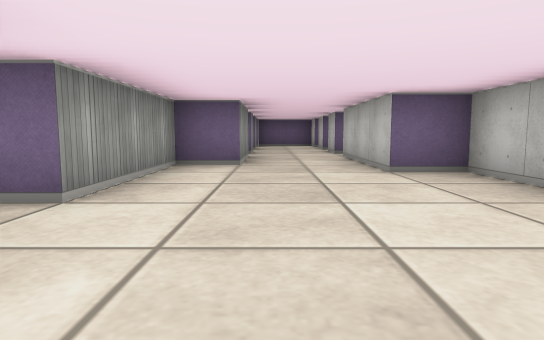
[1] (above)

24 first-person views from a walk through a cub3D ray-caster map. The camera is about half as high as the walls, tilts 6° down and sees 75° across. The floor is counted in squares. Each view is taken from the middle of a square. On the plan, view 1 faces up. The plan holds only what a view shows up to about 9 squares ahead; the rest is blank.

[2]
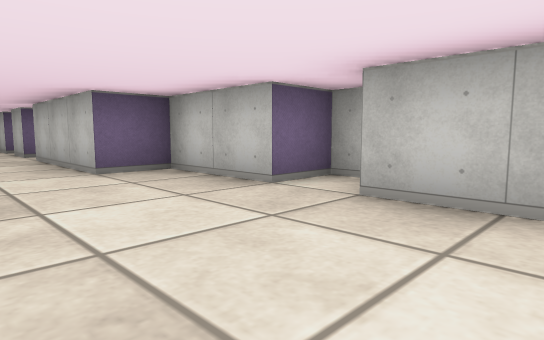

[3]
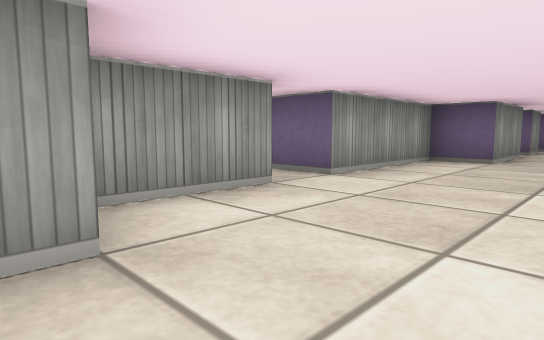

[4]
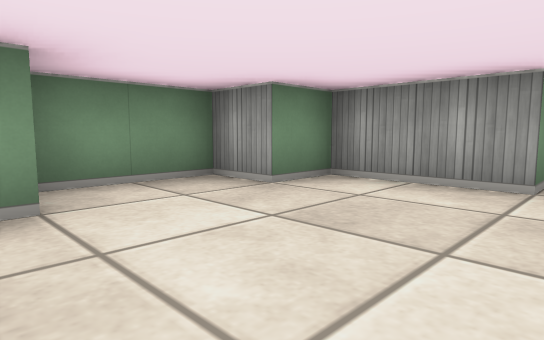

[5]
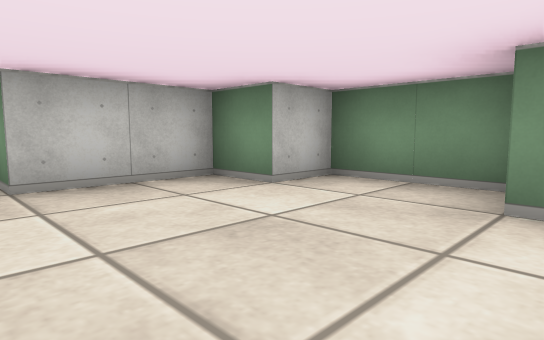

[6]
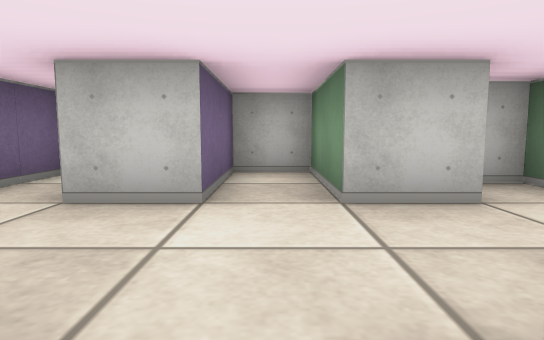

[7]
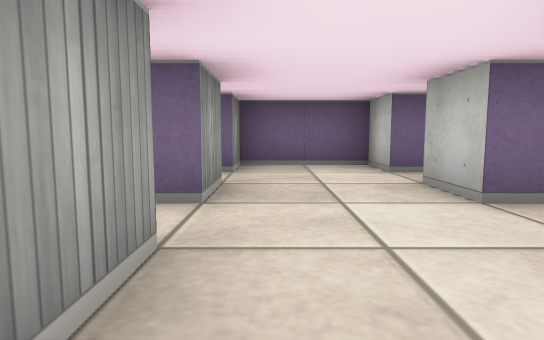

[8]
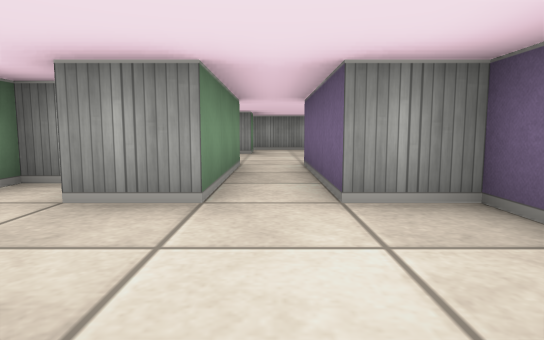

[9]
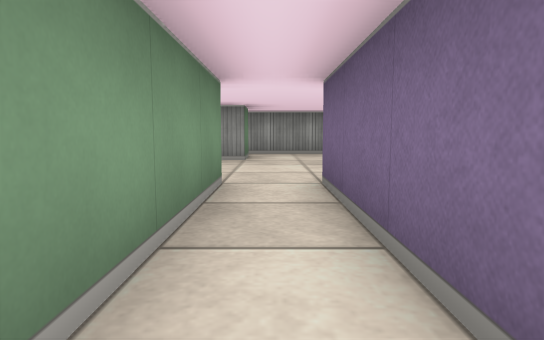

[10]
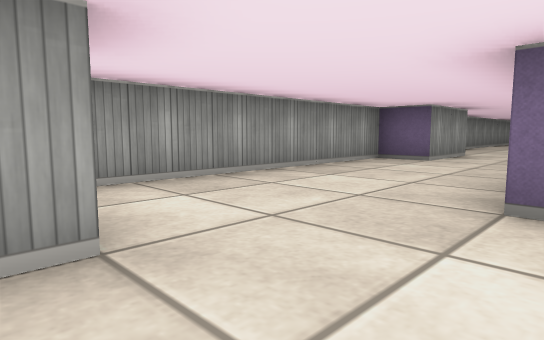

[11]
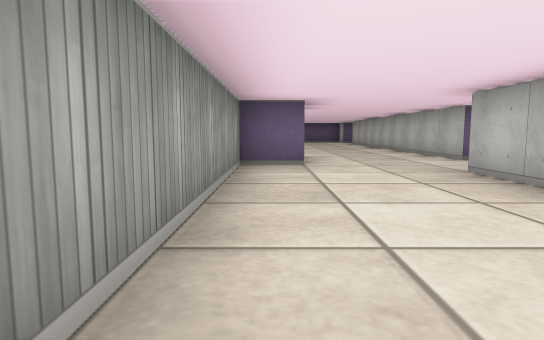

[12]
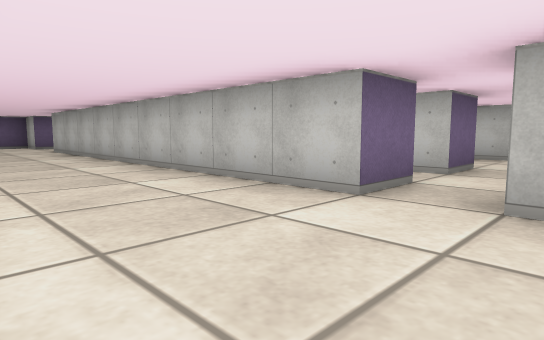

[13]
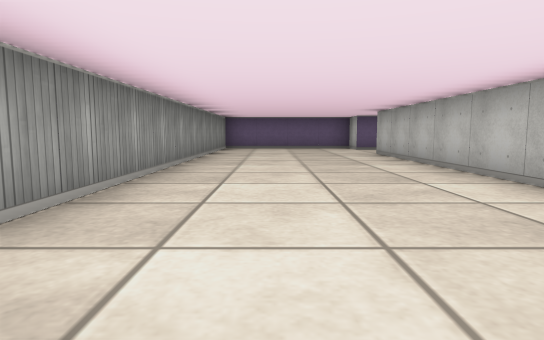

[14]
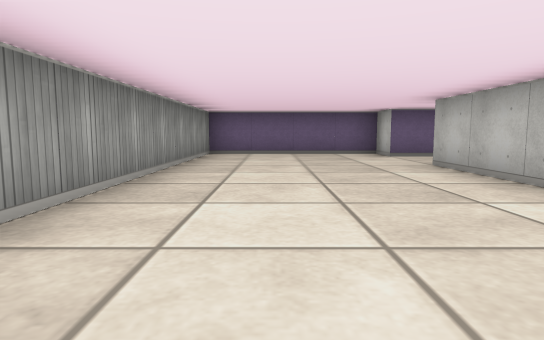

[15]
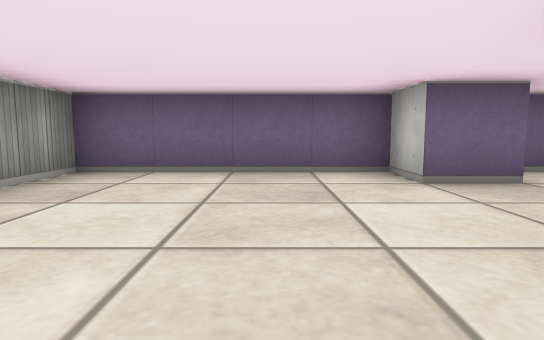

[16]
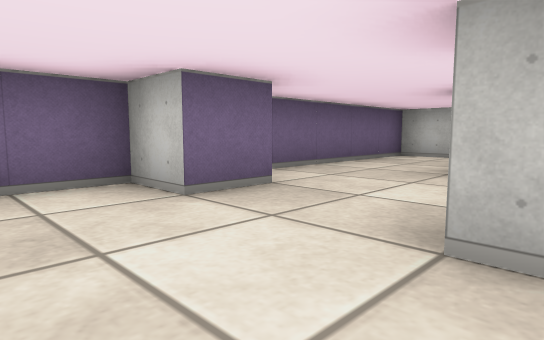

[17]
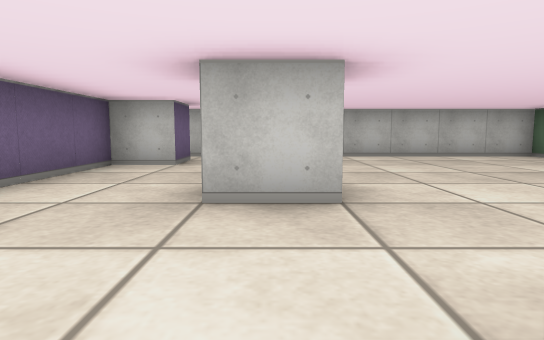

[18]
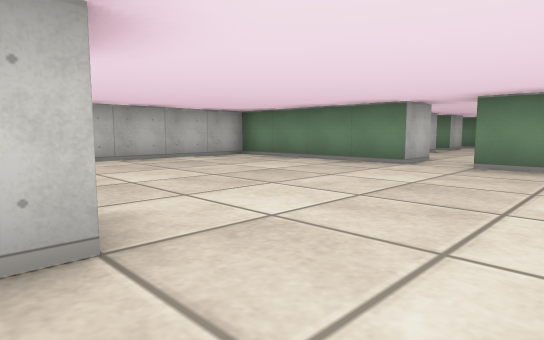

[19]
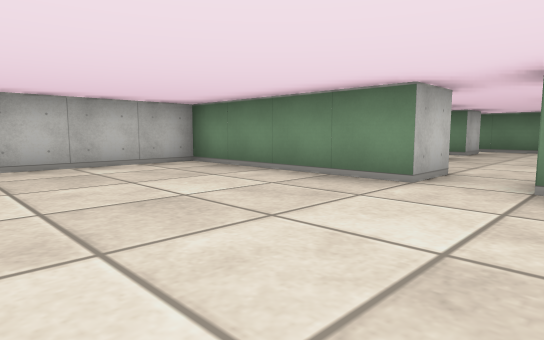

[20]
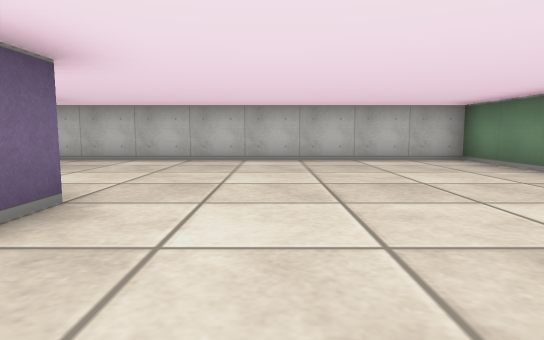

[21]
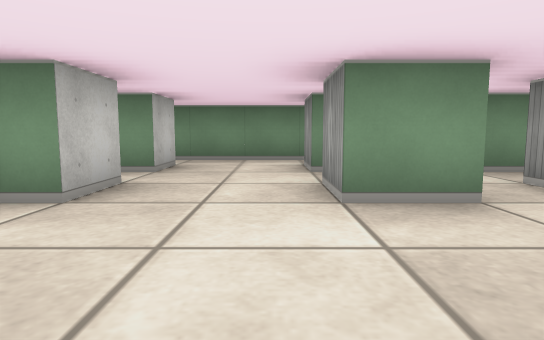

[22]
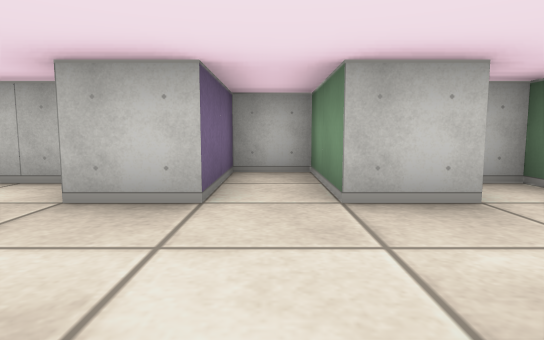

[23]
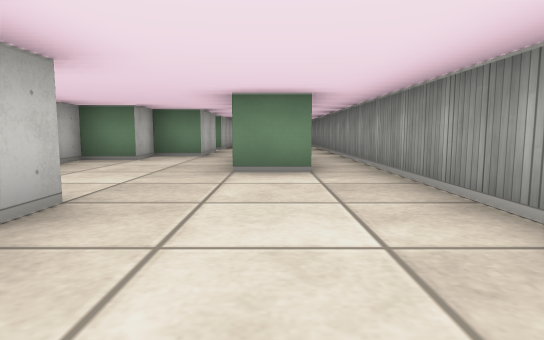

[24]
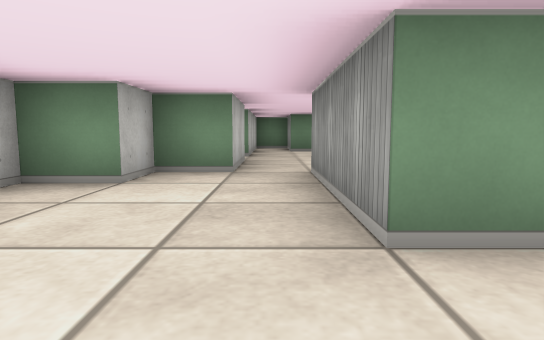

### Floor plan
Points are (right, up) in squares from view 1. A wall is a line through its corners. A room is listed if a view was taken in it or the views show most of it. See-through windows are left out.
Room 1 (views 1, 2, 3, 4, 5, 7)
walls: (3.5, 2) (3.5, 2.5) (2.5, 2.5) (2.5, 4.5) (1.5, 4.5) (1.5, 7.5); (-1.5, 1.6) (-1.5, -0.5) (-0.5, -0.5) (-0.5, -1.5) (1.5, -1.5) (1.5, -0.5) (2.5, -0.5) (2.5, 1.5) (3, 1.5); (2.5, 7.4) (2.5, 8); (-0.5, 7.5) (-0.5, 5.5) (-1.5, 5.5) (-1.5, 2.5)
ways out: opening at (0.5, 9) to room 2; opening at (-2.5, 2)
Room 2 (view 6)
walls: (-0.5, 9.5) (-0.5, 8.5); (1.5, 8.4) (1.5, 9.5) (3.5, 9.5) (3.5, 10.5) (1.5, 10.5) (1.5, 11.5); (-0.5, 11.5) (-0.5, 10.5) (-0.9, 10.5); (-1.5, 10) (-1.5, 9.5)
ways out: opening at (0.5, 9) to room 1; opening at (0.5, 11) to room 3
Room 3 (views 8, 9)
walls: (3.2, 12.5) (1.5, 12.5) (1.5, 13.5) (-0.5, 13.5) (-0.5, 12.5)
ways out: opening at (0.5, 11) to room 2; opening at (-1, 12) to room 4
Room 4 (views 10, 11, 12, 13, 14, 15, 16, 17, 23, 24)
walls: (-7.5, 19.5) (-7.5, 17.5) (-8.5, 17.5) (-8.5, 11.6); (-3.4, 18.5) (-4.5, 18.5) (-4.5, 27.5); (-4.2, 17.5) (-3.6, 17.5); (-5.5, 13.5) (-5.5, 16.5); (-7.6, 11.5) (-6.5, 11.5) (-6.5, 8.5); (-3.5, 11.5) (-0.5, 11.5); (-0.5, 12.5) (-3.5, 12.5); (-3.4, 29.5) (-4.5, 29.5) (-4.5, 30.5) (-8.5, 30.5) (-8.5, 20.9); (-5.5, 8.5) (-4.5, 8.5) (-4.5, 9.5) (-3.5, 9.5) (-3.5, 10.2)
ways out: opening at (-1, 12) to room 3; opening at (-4, 28.5) to room 5; opening at (-4, 18) to room 6; opening at (-7, 9.5)
Room 5 (views 18, 19, 20)
walls: (-0.5, 27.5) (-1.1, 27.5); (-1.5, 27.4) (-1.5, 28.5); (-0.5, 22.5) (3.5, 22.5) (3.5, 30); (-2.4, 22.5) (-1.5, 22.5); (2.5, 29.5) (1.5, 29.5) (1.5, 30.5) (-2.9, 30.5)
ways out: opening at (-4, 28.5) to room 4; opening at (-1, 22) to room 6
Room 6 (views 21, 22)
walls: (-1.5, 17.5) (-1.5, 16.5); (-2.6, 19.5) (-1.5, 19.5) (-1.5, 18.5) (-2.5, 18.5) (-2.5, 19); (-0.5, 21.4) (-0.5, 22.5); (1.5, 20) (1.5, 20.8); (0.5, 16.4) (0.5, 17.5) (2.5, 17.5) (2.5, 18.5) (0.5, 18.5) (0.5, 19.5) (1, 19.5); (-1.6, 15.5) (1.5, 15.5) (1.5, 16)
ways out: opening at (-4, 18) to room 4; opening at (-1, 22) to room 5

Where each view was taken, in squares from view 1:
view 1: 0 up, 0 right, facing up
view 2: 0 up, 0 right, facing up-right
view 3: 1 down, 1 right, facing up-left
view 4: 2 up, 2 right, facing down-left
view 5: 2 up, 1 left, facing down-right
view 6: 10 up, 1 left, facing right
view 7: 8 up, 0 right, facing up
view 8: 12 up, 2 right, facing left
view 9: 12 up, 0 right, facing left
view 10: 11 up, 5 left, facing up-left
view 11: 12 up, 8 left, facing up
view 12: 17 up, 7 left, facing up-right
view 13: 19 up, 7 left, facing up
view 14: 22 up, 7 left, facing up
view 15: 26 up, 6 left, facing up
view 16: 27 up, 6 left, facing up-right
view 17: 28 up, 4 left, facing right
view 18: 28 up, 3 left, facing down-right
view 19: 26 up, 2 left, facing down-right
view 20: 26 up, 3 left, facing right
view 21: 22 up, 1 left, facing down
view 22: 18 up, 2 left, facing right
view 23: 16 up, 7 left, facing down
view 24: 13 up, 6 left, facing down
